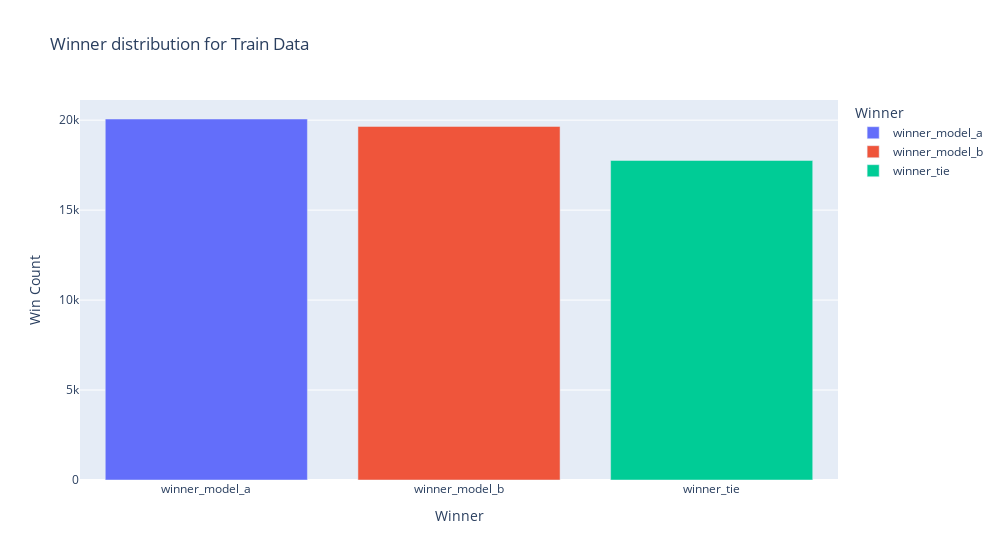

The cell this chart's notebook holds for it:
### Markdown cell above
## Winning distribution

### Code cell
counts = df['class_name'].value_counts().reset_index()
counts.columns = ['Winner', 'Win Count']

fig = px.bar(counts, x='Winner', y='Win Count',
                title='Winner distribution for Train Data',
                labels={'Winner': 'Winner', 'Win Count': 'Win Count'},
                color='Winner', color_continuous_scale='viridis', width=1000)

fig.update_layout(xaxis_title="Winner", yaxis_title="Win Count")

fig.show()

### Figure 1 — Plotly figure (JSON) as saved in the notebook; plotly's stock layout.template omitted (floating-point values rounded to 4 significant figures)
{"data": [{"alignmentgroup": "True", "hovertemplate": "Winner=%{x}<br>Win Count=%{y}<extra></extra>", "legendgroup": "winner_model_a", "marker": {"color": "#636efa", "pattern": {"shape": ""}}, "name": "winner_model_a", "offsetgroup": "winner_model_a", "orientation": "v", "showlegend": true, "textposition": "auto", "type": "bar", "x": ["winner_model_a"], "xaxis": "x", "y": [20064], "yaxis": "y"}, {"alignmentgroup": "True", "hovertemplate": "Winner=%{x}<br>Win Count=%{y}<extra></extra>", "legendgroup": "winner_model_b", "marker": {"color": "#EF553B", "pattern": {"shape": ""}}, "name": "winner_model_b", "offsetgroup": "winner_model_b", "orientation": "v", "showlegend": true, "textposition": "auto", "type": "bar", "x": ["winner_model_b"], "xaxis": "x", "y": [19652], "yaxis": "y"}, {"alignmentgroup": "True", "hovertemplate": "Winner=%{x}<br>Win Count=%{y}<extra></extra>", "legendgroup": "winner_tie", "marker": {"color": "#00cc96", "pattern": {"shape": ""}}, "name": "winner_tie", "offsetgroup": "winner_tie", "orientation": "v", "showlegend": true, "textposition": "auto", "type": "bar", "x": ["winner_tie"], "xaxis": "x", "y": [17761], "yaxis": "y"}], "layout": {"barmode": "relative", "legend": {"title": {"text": "Winner"}, "tracegroupgap": 0}, "title": {"text": "Winner distribution for Train Data"}, "width": 1000, "xaxis": {"anchor": "y", "categoryarray": ["winner_model_a", "winner_model_b", "winner_tie"], "categoryorder": "array", "domain": [0, 1], "title": {"text": "Winner"}}, "yaxis": {"anchor": "x", "domain": [0, 1], "title": {"text": "Win Count"}}}}
